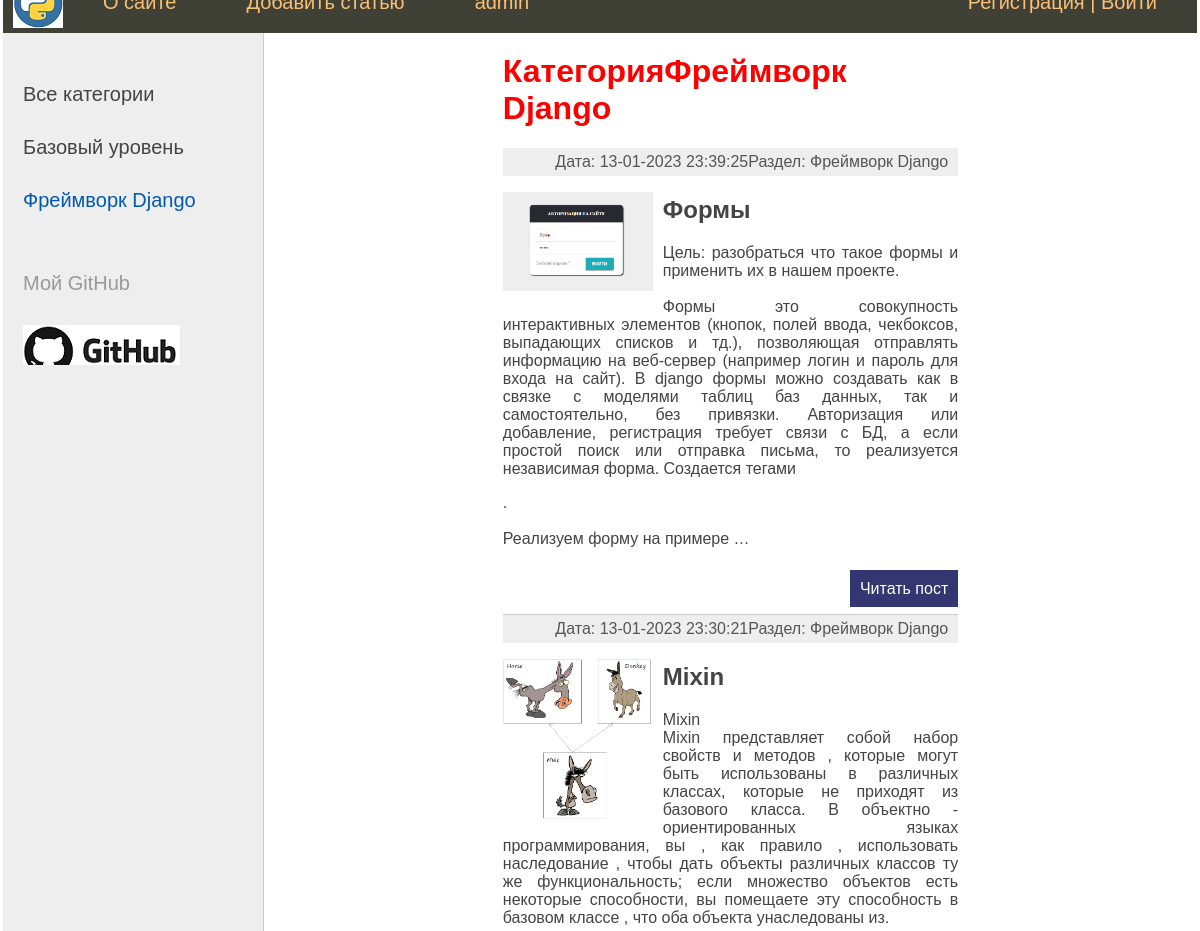
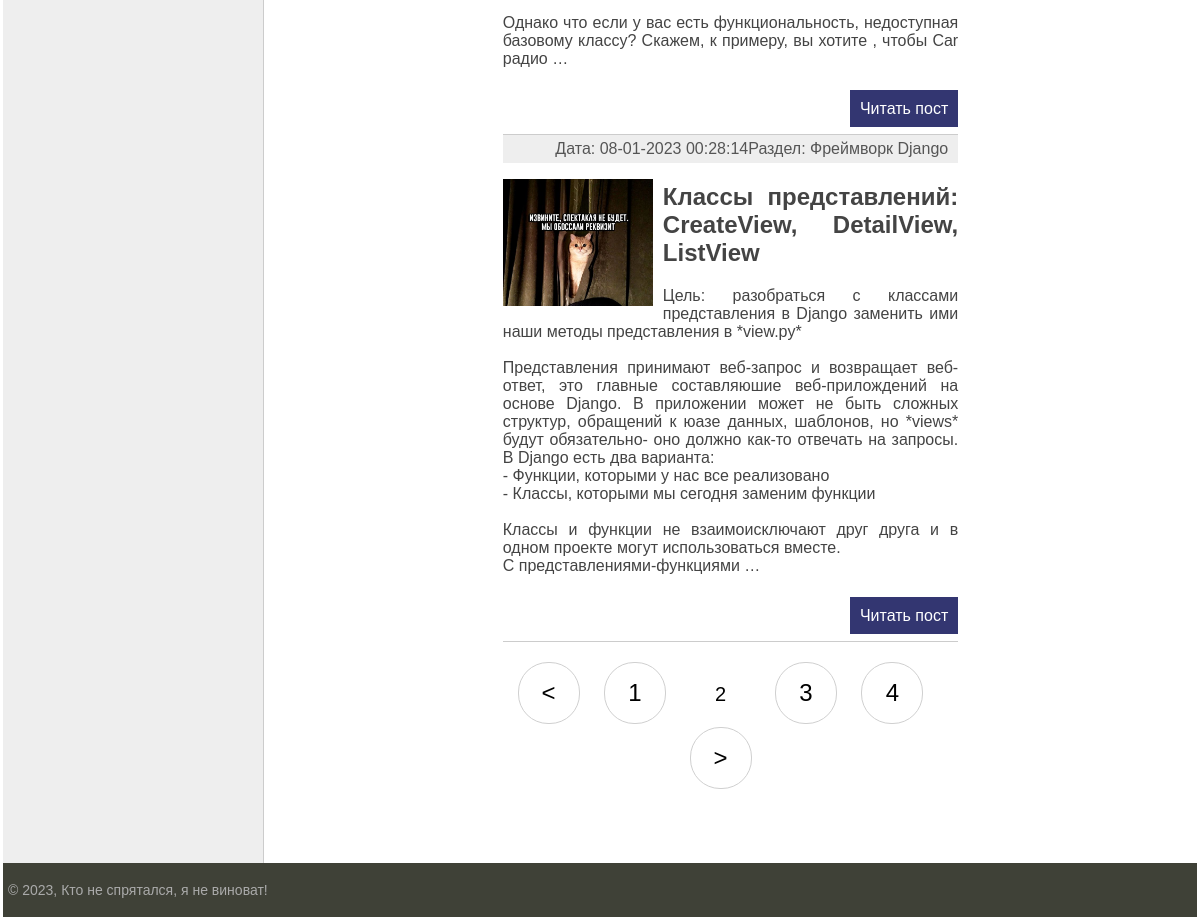
/category/frejmvork-django/?page=2, run on the app's committed database (2 pictures, top to bottom).
### blog_theme/models.py (models this page shows, shortened)
class Category(models.Model):
    name = models.CharField(max_length=100, db_index=True, verbose_name='Раздел')
    slug = models.SlugField(max_length=255, unique=True, db_index=True, verbose_name='URL')
    def __str__(self):
        return self.name
    def get_absolute_url(self):
        return reverse('category', kwargs={'cat_slug': self.slug})
    class Meta:
        verbose_name = 'Раздел:'
        verbose_name_plural = 'Разделы:'
        ordering = ['id']

class Blog_theme(models.Model):
    title = models.CharField(max_length=255, verbose_name='Заголовок')
    slug = models.SlugField(max_length=255, unique=True, db_index=True, verbose_name='URL')
    content = MDTextField()
    photo = models.ImageField(upload_to="photos/%Y/%m/%d", verbose_name='Фото')
    time_created = models.DateTimeField(auto_now_add=True, verbose_name='Создано')
    time_updated = models.DateTimeField(auto_now=True, verbose_name='Изменено')
    is_published = models.BooleanField(default=True, verbose_name='Опубликованно')
    cat = models.ForeignKey('Category', on_delete=models.PROTECT, verbose_name='Раздел')
    def get_absolute_url(self):
        return reverse('post', kwargs={'post_slug': self.slug})
    class Meta:
        verbose_name = 'Темы:'
        verbose_name_plural = 'Темы:'
        ordering = ['-time_updated', 'title']

### blog_theme/views.py (the view)
# urls.py: path('category/<slug:cat_slug>/', Blog_themeCategory.as_view(), name='category'),
class Blog_themeCategory(DataMixin, ListView):
    paginate_by = 3
    model = Blog_theme
    template_name = 'blog_theme/index.html'
    context_object_name = 'posts'
    allow_empty = False
    def get_queryset(self):
        return Blog_theme.objects.filter(cat__slug=self.kwargs['cat_slug'], is_published=True)
    def get_context_data(self, *, object_list=None, **kwargs):
        context = super().get_context_data(**kwargs)
        c_def = self.get_user_context(title='Категория' + str(context['posts'][0].cat),
                                        cat_selected=self.kwargs['cat_slug'])
        context.update(c_def)
        return context

### blog_theme/templatetags/blog_theme_tags.py (called while the page is built)
@register.simple_tag()
def get_menu():
    menu = [{'title': 'О сайте', 'url_name': 'about'},
            {'title': 'Добавить статью', 'url_name': 'add_page'},
            {'title': 'Обратная связь', 'url_name': 'contact'},
            ]
    return menu

### blog_theme/utils.py (called while the page is built)
    def get_user_context(self, **kwargs):
        context = kwargs
        cats = Category.objects.annotate(Count('blog_theme'))
        print(cats)
        context['cats'] = cats
        if 'cat_selected' not in context:
            context['cat_selected'] = 0
        return context

### blog_theme/templates/blog_theme/index.html (shortened to what this page needs)
{% extends 'blog_theme/base.html' %}
{% load markdown_extras %}
{% block content %}
<h1>{{ title }}</h1>
<ul class="list-articles">
    {% for p in posts %}
    <li><div class="article-panel">
        <p class="last">Раздел: {{p.cat}}</p>
        <p class="last">Дата: {{p.time_updated|date:" d-m-Y H:i:s "}}</p>
    </div>
{% if p.photo %}
        <p><img class="img-article-left thumb" src="{{p.photo.url}}"></p>
{% endif %}
        <h2>{{p.title}}</h2>
        <p>{{p.content|safe|linebreaksbr|truncatewords:80}}</p>
        <p class="link-read-post"><a href="{{ p.get_absolute_url }}">Читать пост</a> </p>
    </li>
    {% endfor %}
</ul>
{% endblock %}

### blog_theme/templates/blog_theme/base.html (shortened to what this page needs)
{% load static %}
{% load blog_theme_tags  %}
<html>
<head>
	<link href="{% static 'blog_theme/css/styles.css' %}" type="text/css"  rel="stylesheet" />
	<link href="{% static 'blog_theme/css/codehilite_styles.css' %}" type="text/css" rel="stylesheet" />
</head>
<body>
<table class="table-page" >
<tr><td>
{% block mainmenu %}
		<div class="header">
			<ul id="mainmenu" class="mainmenu">
			<li class="logo"><a href="{% url 'home' %}"><div class="logo"></div></a></li>
{% get_menu as menu %}
	{% for m in menu %}
    {% if not forloop.last %}
        {% if menu_selected == m.url_name %}
            <li class="selected">{{m.title}}</li>
        {% else %}
            <li><a href="{% url m.url_name %}">{{m.title}}</a></li>
        {% endif %}
    {% endif %}
{% endfor %}
            <li class="last"> <a href="{% url 'register' %}">Регистрация </a>|<a href="{% url 'login' %}"> Войти</a> </li>
			<li><a href="/admin">admin</a></li>
			</ul>
		</div>
{% endblock mainmenu %}
<table class="table-content" border=0 cellpadding="0" cellspacing="0">
<tr>
	<td valign="top" class="left-chapters">
	<ul id="leftchapters">
{% if cat_selected == 0 %}
			<li class="selected">Все категории</li>
{% else %}
			<li><a href="{% url 'home' %}">Все категории</a></li>
{% endif %}
{% for c in cats %}
{% if c.blog_theme__count > 0 %}
	{% if c.slug == cat_selected %}
			<li class="selected">{{c.name}}</li>
	{% else %}
			<li><a href="{{ c.get_absolute_url }}">{{c.name}}</a></li>
	{% endif %}
{% endif %}
{% endfor %}
		<li class="share">
		<p>Мой GitHub</p>
		<a class="share-yt" href="https://github.com/Sarge322" target="_blank" rel="nofollow"></a>
		</li>
	</ul>
</td>
<td valign="top" class="content">
	<div>
{% block content %}
{% endblock %}
    {% if page_obj.has_other_pages %}
        <nav class="list-pages">
            <ul>
            {% if page_obj.has_previous %}
                <li class="page-num">
                <a href="?page={{ page_obj.previous_page_number }}">&lt;</a>
                </li>
            {% endif %}
                {% for p in paginator.page_range %}
                    {% if page_obj.number == p %}
                    <li class="page-num page-num-selected">{{ p }}</li>
                {% elif p >= page_obj.number|add:-2 and p <= page_obj.number|add:2 %}
                    <li class="page-num">
                    <a href="?page={{ p }}">{{ p }}</a>
                    </li>
                {% endif %}
                {% endfor %}
            {% if page_obj.has_next %}
                <li class="page-num">
                <a href="?page={{ page_obj.next_page_number }}">&gt;</a>
                </li>
            {% endif %}
            </ul>
        </nav>
    {% endif %}
	</div>
</td></tr></table>
</td></tr>
<tr><td valign=top>
	<div id="footer">
		<p>&copy; 2023, Кто не спрятался, я не виноват!</p>
	</div>
</td></tr></table>
</body>
</html>

### blog_theme/static/blog_theme/css/styles.css (style rules this page uses)
html, body { font-family: 'Arial'; margin: 0; padding: 0; height: 100%; width: 100%; color: #444; }
h1 { color: red; }
a { color: #0059b2; text-decoration: none; }
img { max-width: 600px; height: auto; }
img.img-article-left { max-width: 300px; height: auto; float: left; padding: 0 10px 10px 0; }
img.img-article-left.thumb { max-width: 150px; height: auto; }
p.link-read-post { text-align: right; }
p.link-read-post a { padding: 10px; min-width: 100px; background: #333671; color: #fff; text-decoration: none; }
div.article-panel { background: #eee; padding: 5px 10px 5px 10px; box-sizing: border-box; overflow: hidden; color: #555; }
div.article-panel p.last { margin: 0; float: right; }
ul.list-articles { list-style: none; margin: 0; padding: 0; }
ul.list-articles li { border-bottom: 1px solid #ccc; }
.table-page { width: 100%; height: 100%; vertical-align: top; }
.table-page tr { height: 100%; }
.header { background: #3F4137; height: 60px; }
.logo { background: url('../images/logo.png') no-repeat 10px 5px; width: 70px; height: 60px; }
ul.mainmenu { list-style: none; margin: 0; padding: 0; height: 60px; color: #fdc073; font-size: 20px; overflow: hidden; }
ul.mainmenu li { float: left; margin: 18px 40px 0 30px; }
ul.mainmenu li.logo { margin: 0; }
ul.mainmenu li.last { float: right; }
ul.mainmenu li a { color: #fdc073; text-decoration: none; }
.table-content { width: 100%; min-height: 100%; height: 100%; }
.left-chapters { margin: 0; background: #eee; border-right: 1px solid #ccc; min-height: 100%; }
.left-chapters ul { width: 230px; min-height: 100%; margin: 0; padding: 20px 10px 10px 20px; list-style: none; font-size: 20px; }
.left-chapters ul li { margin: 30px 0 0 0; color: #999; }
.left-chapters ul li.selected { color: #0059b2; }
.left-chapters ul li a { color: #444; text-decoration: none; }
.left-chapters ul li.share { margin: 60px 0 0 0; }
.left-chapters ul li.share p { margin: 30px 0 30px 0; }
.left-chapters ul li.share a { display: inline-block; width: 40px; height: 40px; margin: 0 20px 0 0; }
.left-chapters ul li.share a.share-yt { width: 100%; height: 40px; background: url('../images/share_yt.jpg') no-repeat 0 0 }
.content { padding: 20px 20% 20px 20%; width: 100%; text-align: justify; box-sizing: border-box; }
#footer { box-sizing: border-box; background: #3F4137; padding: 5px; color: #aaa; font-size: 14px; font-family: Verdana, Geneva, Arial, Helvetica; text-align: left; overflow: hidden; }
.list-pages { text-align: center; margin: 0 0 20px 0; }
.list-pages ul { margin: 20px 0 0 0; padding: 0; list-style: none; }
.list-pages ul li { display: inline-block; margin: 0 20px 0 0; }
.list-pages a { color: #000; font-size: 24px; text-decoration: none; }
.list-pages .page-num, .page-num-selected { display: inline-block; width: 60px; height: 44px; padding: 16px 0 0 0; border: 1px solid #d0d0d0; border-radius: 30px; }
.list-pages .page-num-selected { border: none; color: #000; font-size: 20px; }

### data on the page
Category: name "Базовый уровень"
Category: name "Фреймворк Django"
Blog_theme: cat "Фреймворк Django", time_updated "13-01-2023 23:39:25", photo (picture), title "Формы", content "Цель: разобраться что такое формы и применить их в нашем проекте. Формы это совокупность интерактивных элементов (кнопок, полей ввода, чекбоксов, выпадающих списков и тд.), позволяющая отправлять информацию на веб-сервер (например логин и пароль для входа на сайт). В django формы можно создавать как в связке с моделями таблиц баз данных, так и самостоятельно, без привязки. Авторизация или добавление, регистрация требует связи с БД, а если простой поиск или отправка письма, то реализуется независимая форма. Создается тегами . Реализуем форму на примере …"
Blog_theme: cat "Фреймворк Django", time_updated "13-01-2023 23:30:21", photo (picture), title "Mixin", content "Mixin Mixin представляет собой набор свойств и методов , которые могут быть использованы в различных классах, которые не приходят из базового класса. В объектно - ориентированных языках программирования, вы , как правило , использовать наследование , чтобы дать объекты различных классов ту же функциональность; если множество объектов есть некоторые способности, вы помещаете эту способность в базовом классе , что оба объекта унаследованы из. Однако что если у вас есть функциональность, недоступная базовому классу? Скажем, к примеру, вы хотите , чтобы Car радио …"
Blog_theme: cat "Фреймворк Django", time_updated "08-01-2023 00:28:14", photo (picture), title "Классы представлений: CreateView, DetailView, ListView", content "Цель: разобраться с классами представления в Django заменить ими наши методы представления в *view.py* Представления принимают веб-запрос и возвращает веб-ответ, это главные составляюшие веб-прилождений на основе Django. В приложении может не быть сложных структур, обращений к юазе данных, шаблонов, но *views* будут обязательно- оно должно как-то отвечать на запросы. В Django есть два варианта: - Функции, которыми у нас все реализовано - Классы, которыми мы сегодня заменим функции Классы и функции не взаимоисключают друг друга и в одном проекте могут использоваться вместе. С представлениями-функциями …"

### other printed values
{{ title }} "КатегорияФреймворк Django"
{{ p }} "1" "3" "4"
{{ p }} "2"
